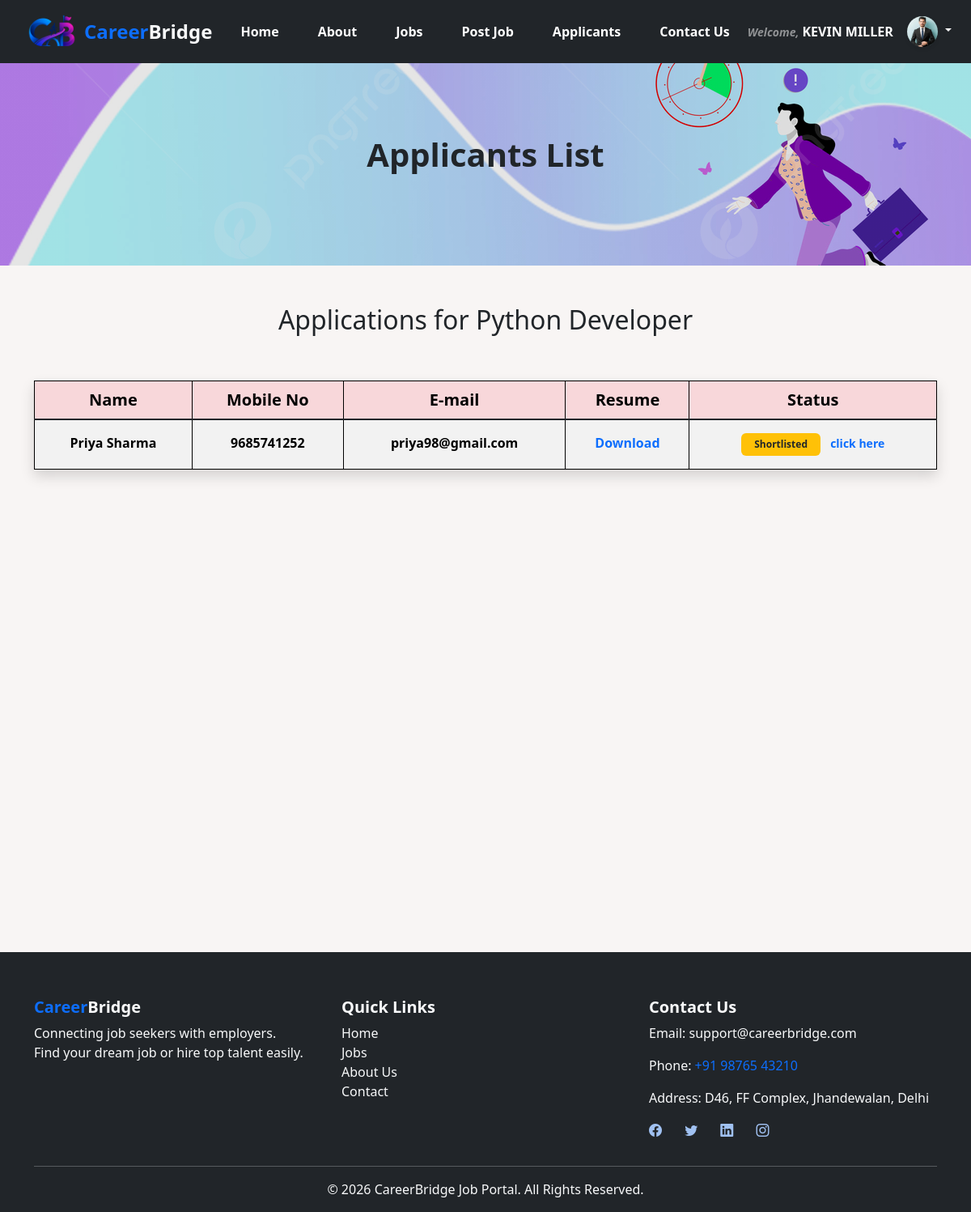
The app's page /view-applicants/7/ (signed in) with its own data.
### accounts/models.py (models this page shows, shortened)
class User(AbstractUser):
    role_choices = (
        (0, 'Admin'),
        (1, 'Job Seeker'),
        (2, 'Employer'),
    )
    role = models.IntegerField(default=0, choices=role_choices)

### profile_app/models.py (models this page shows, shortened)
class Employer(models.Model):
    user = models.OneToOneField(User, on_delete=models.CASCADE)
    full_name = models.CharField(max_length=50)
    profile_photo = models.ImageField(upload_to= 'employer_profile_photo/', null=True, blank=True)
    email = models.EmailField()
    phone = models.CharField(max_length=10)
    location = models.CharField(max_length=50)
    company_name = models.CharField(max_length=30)
    company_logo = models.ImageField(upload_to='employer_company_logos/', null=True, blank=True)
    about_company = models.TextField()
    company_website = models.URLField()
    company_type = models.CharField(max_length=50)

### job/models.py (models this page shows, shortened)
class Job(models.Model):
    jobtype_choices = (
        ('Full-time', 'Full time'),
        ('Part-time', 'Part time'),
        ('Temporary', 'Temporary'),
        ('Freelance', 'Freelance'),
    )
    work_location_choices = (
        ('On-site', 'On-site'),
        ('Remote', 'Remote'),
        ('Hybrid', 'Hybrid'),
    )
    job_title = models.CharField(max_length=50)
    company_name = models.CharField(max_length=50)
    company_logo = models.ImageField(upload_to='company_logos', null=True, blank=True)
    location = models.CharField(max_length=100)
    job_type = models.CharField(max_length=50, choices=jobtype_choices)
    category = models.ForeignKey(Category, on_delete=models.CASCADE)
    industry_type = models.ForeignKey(Industry, on_delete=models.CASCADE, null=True, blank=True)
    description = models.TextField()
    responsibilities = models.TextField()
    skills = models.TextField()
    min_salary = models.PositiveIntegerField()
    max_salary = models.PositiveIntegerField()
    experience = models.TextField(max_length=50)
    work_location = models.CharField(max_length=50, choices=work_location_choices)
    deadline = models.DateField()
    created_at = models.DateTimeField(auto_now_add=True)
    updated_at = models.DateTimeField(auto_now=True)
    is_featured = models.BooleanField(default=False)
    employer = models.ForeignKey(User, on_delete=models.CASCADE, null=True, blank=True)

### application/models.py (models this page shows, shortened)
class Application(models.Model):
    status_choices = (
        ('Pending', 'Pending'),
        ('Shortlisted', 'Shortlisted'),
        ('Rejected', 'Rejected'),
        ('Accepted', 'Accepted'),
    )
    job = models.ForeignKey(Job, on_delete=models.CASCADE)
    applicant = models.ForeignKey(User, on_delete=models.CASCADE)
    full_name = models.CharField(max_length=100)
    email = models.EmailField()
    phone = models.CharField(max_length=10)
    resume = models.FileField(upload_to='resumes/')
    cover_letter = models.TextField(blank=True, null=True)
    applied_at = models.DateTimeField(auto_now_add=True)
    status = models.CharField(max_length=20, choices=status_choices, default='Pending')

### application/views.py (the view)
# urls.py: path('view-applicants/<int:id>/', views.view_applicants, name='view_applicants'),
@login_required
def view_applicants(request, id):
    job = Job.objects.get(id=id, employer=request.user)
    applications = Application.objects.filter(job=job)
    return render(request, 'view_applicants.html', {'job': job, 'applications': applications})

### application/templates/view_applicants.html (shortened to what this page needs)
{% extends 'base.html' %}
{% load static %}
{% block content %}
<div class="container-fluid d-flex align-items-center justify-content-center text-center text-dark page-bg">
    <div>
        <h3 class="mb-4 fw-bold fs-1">Applicants List</h3>
  </div>
</div>
<div class="container mt-5 vh-100">
        {% if applications %}
        <h2 class="text-center">Applications for {{ job.job_title }}</h2>
        <div class="row text-center justify-content-center">
          <div class="col pt-0 pb-5">
              <div class="table-responsive-md">
                  <table class="table mt-5 text-center table-striped table-hover shadow table-bordered border-black">
                      <thead class="table-danger fw-bold fs-5 table-bordered border-black">
                          <tr>
                              <th>Name</th>
                              <th>Mobile No</th>
                              <th>E-mail</th>
                              <th>Resume</th>
                              <th>Status</th>
                          </tr>
                      </thead>
                      <tbody class="table-group-divider">
                          {% for i in applications %}
                          <tr class="fs-6">
                              <td class="py-3 fw-bold">{{i.full_name}}</td>
                              <td class="py-3 fw-semibold">{{i.phone}}</td>
                              <td class="py-3 fw-semibold">{{i.email}}</td>
                              <td class="py-3 fw-bold"><a href="{{i.resume.url}}" target="_blank" class="text-decoration-none">Download</a></td>
                              <td class="py-3 fw-bold">
                                {% if i.status == "Shortlisted" %}
                                    <span class="badge bg-warning text-dark px-3 py-2">Shortlisted</span>
                                {% elif i.status == "Rejected" %}
                                    <span class="badge bg-danger px-3 py-2">Rejected</span>
                                {% elif i.status == "Accepted" %}
                                    <span class="badge bg-success px-3 py-2">Accepted</span>
                                {% else %}
                                    <span class="badge bg-secondary px-3 py-2">{{ i.status }}</span>
                                {% endif %}
                                <a href="/update-status/{{i.id}}" class="small ms-2 text-decoration-none">click here</a>
                            </td>
                          </tr>
                          {% endfor %}
                      </tbody>
                  </table>
              </div>
          </div>
        {% else %}
                <div class="alert alert-primary fw-bold fs-5 shadow-sm text-center m-5">
                    No Applications yet
                </div>
        {% endif %}
    </div>
</div>
{% endblock content %}

### core/templates/include/navbar.html (shortened to what this page needs)
{% load static %}
<nav class="navbar navbar-expand-lg navbar-dark bg-dark sticky-top py-1">
    <div class="container-fluid px-4">
        <a class="navbar-brand d-flex align-items-center fw-bold text-primary fs-4" href="{% url 'home' %}">
            <img src="{% static 'images/logo2.png' %}" alt="logo"  width="80" height="60" class="rounded-circle border-0 border-light ms-0">
            Career<span class="text-light">Bridge</span>
        </a>
        <div class="collapse navbar-collapse" id="navbarNav">
            <ul class="navbar-nav mx-auto fw-bold gap-3">
                <li class="nav-item">
                    <a class="nav-link px-3" href="{% url 'home' %}">Home</a>
                </li>
                <li class="nav-item">
                    <a class="nav-link px-3" href="{% url 'about' %}">About</a>
                </li>
                <li class="nav-item">
                    <a class="nav-link px-3" href="{% url 'jobs_list'%}">Jobs</a>
                </li>
                {% if request.user.is_authenticated %}
                    {% if request.user.role == 2 %}
                        <li class="nav-item"><a class="nav-link px-3" href="{% url 'post_job' %}">Post Job</a></li>
                        <li class="nav-item"><a class="nav-link px-3" href="{% url 'all_applicants' %}">Applicants</a></li>
                    {% elif request.user.role == 1 %}
                        <li class="nav-item"><a class="nav-link px-3" href="{% url 'my_application' %}">My Applications</a></li>
                    {% endif %}
                {% endif %}
                <li class="nav-item">
                    <a class="nav-link px-3" href="{% url 'contact' %}">Contact Us</a>
                </li>
            </ul>
            <ul class="navbar-nav ms-auto flex-row justify-content-center align-items-center gap-2 mt-3 mt-lg-0">
            {% if request.user.is_authenticated %}
            <li class="nav-item d-flex align-items-center me-2 text-white-50 text-decoration-none">
                <span class="small fst-italic fw-semibold me-1">Welcome,</span>
                {% if user.role == 1 %}
                    <span class="fw-bold text-uppercase text-white">{{ user.jobseeker.full_name }}</span>
                {% else %}
                    <span class="fw-bold text-uppercase text-white">{{ user.employer.full_name }}</span>
                {% endif %}
            </li>
            <li class="nav-item dropdown text-decoration-none">
                <a class="nav-link dropdown-toggle p-0" href="#" role="button" data-bs-toggle="dropdown" aria-expanded="false">
                {% if user.jobseeker.profile_photo %}
                    <img src="/media/{{ user.jobseeker.profile_photo }}" alt="profile" class="rounded-circle border border-secondary shadow-sm border-dark object-fit-cover" width="40" height="40">
                {% elif user.employer.profile_photo %}
                    <img src="/media/{{ user.employer.profile_photo }}" alt="profile" class="rounded-circle border border-secondary shadow-sm border-dark object-fit-cover" width="40" height="40">
                {% else %}
                    <img src="{% static 'images/default profile_photo.png' %}" alt="profile" class="rounded-circle border border-secondary shadow-sm border-dark" width="40" height="40">
                {% endif %}
                </a>
            </li>
            {% endif %}
            </ul>
        </div>
    </div>
</nav>

### core/static/css/style.css (style rules this page uses)
body { margin: 0; padding: 0; box-sizing: border-box; background-color: #f8f5f4; }
.nav-item .nav-link { color: white; }
.nav-item { transition: all 1s ease; }
::placeholder { color: rgba(52, 48, 48, 0.8); font-size: 16px; }
.page-bg { background-image: linear-gradient(rgba(0, 0, 0, 0.1), rgba(0, 0, 0, 0.1)),url("../images/page-bg.jpg"); height: 250px; background-repeat: no-repeat; background-size: cover; background-position: center; }

### records on screen
User: employer.full_name "KEVIN MILLER", employer.profile_photo (picture)
Job: job_title "Python Developer"
Application: full_name "Priya Sharma", phone "9685741252", email "priya98@gmail.com", status "Shortlisted"
